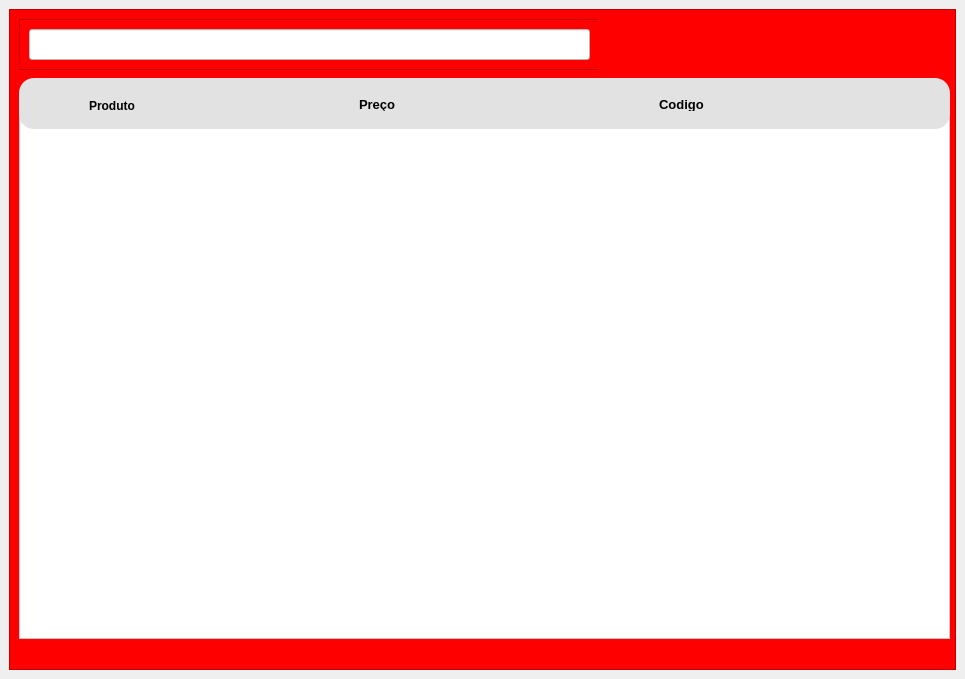
<?xml version="1.0" encoding="UTF-8"?>
<ui version="4.0">
 <class>MainWindow</class>
 <widget class="QMainWindow" name="MainWindow">
  <property name="geometry">
   <rect>
    <x>0</x>
    <y>0</y>
    <width>965</width>
    <height>679</height>
   </rect>
  </property>
  <property name="windowTitle">
   <string>MainWindow</string>
  </property>
  <widget class="QWidget" name="centralwidget">
   <layout class="QVBoxLayout" name="verticalLayout">
    <item>
     <widget class="QFrame" name="frame">
      <property name="styleSheet">
       <string notr="true">background-color: rgb(255, 0, 0);</string>
      </property>
      <property name="frameShape">
       <enum>QFrame::StyledPanel</enum>
      </property>
      <property name="frameShadow">
       <enum>QFrame::Raised</enum>
      </property>
      <widget class="QFrame" name="frame_2">
       <property name="geometry">
        <rect>
         <x>10</x>
         <y>10</y>
         <width>581</width>
         <height>51</height>
        </rect>
       </property>
       <property name="minimumSize">
        <size>
         <width>0</width>
         <height>4</height>
        </size>
       </property>
       <property name="maximumSize">
        <size>
         <width>16777215</width>
         <height>400</height>
        </size>
       </property>
       <property name="styleSheet">
        <string notr="true"/>
       </property>
       <property name="frameShape">
        <enum>QFrame::StyledPanel</enum>
       </property>
       <property name="frameShadow">
        <enum>QFrame::Raised</enum>
       </property>
       <layout class="QVBoxLayout" name="verticalLayout_3">
        <item>
         <widget class="QLineEdit" name="lineEdit">
          <property name="maximumSize">
           <size>
            <width>16777215</width>
            <height>90</height>
           </size>
          </property>
          <property name="font">
           <font>
            <pointsize>14</pointsize>
           </font>
          </property>
          <property name="styleSheet">
           <string notr="true">background-color: rgb(255, 255, 255);</string>
          </property>
         </widget>
        </item>
       </layout>
      </widget>
      <widget class="QTableWidget" name="tableWidget">
       <property name="geometry">
        <rect>
         <x>10</x>
         <y>99</y>
         <width>931</width>
         <height>531</height>
        </rect>
       </property>
       <property name="maximumSize">
        <size>
         <width>16777215</width>
         <height>550</height>
        </size>
       </property>
       <property name="styleSheet">
        <string notr="true">background-color: rgb(255, 255, 255);</string>
       </property>
      </widget>
      <widget class="QFrame" name="frame_3">
       <property name="geometry">
        <rect>
         <x>10</x>
         <y>69</y>
         <width>931</width>
         <height>51</height>
        </rect>
       </property>
       <property name="styleSheet">
        <string notr="true">background-color: rgb(226, 226, 226);
border-radius: 15px;</string>
       </property>
       <property name="frameShape">
        <enum>QFrame::StyledPanel</enum>
       </property>
       <property name="frameShadow">
        <enum>QFrame::Raised</enum>
       </property>
       <widget class="QLabel" name="label">
        <property name="geometry">
         <rect>
          <x>70</x>
          <y>20</y>
          <width>61</width>
          <height>16</height>
         </rect>
        </property>
        <property name="font">
         <font>
          <pointsize>9</pointsize>
          <weight>75</weight>
          <bold>true</bold>
         </font>
        </property>
        <property name="text">
         <string>Produto</string>
        </property>
       </widget>
       <widget class="QLabel" name="label_2">
        <property name="geometry">
         <rect>
          <x>340</x>
          <y>20</y>
          <width>47</width>
          <height>13</height>
         </rect>
        </property>
        <property name="font">
         <font>
          <pointsize>10</pointsize>
          <weight>75</weight>
          <bold>true</bold>
         </font>
        </property>
        <property name="text">
         <string>Preço</string>
        </property>
       </widget>
       <widget class="QLabel" name="label_3">
        <property name="geometry">
         <rect>
          <x>640</x>
          <y>20</y>
          <width>47</width>
          <height>13</height>
         </rect>
        </property>
        <property name="font">
         <font>
          <pointsize>10</pointsize>
          <weight>75</weight>
          <bold>true</bold>
         </font>
        </property>
        <property name="text">
         <string>Codigo</string>
        </property>
       </widget>
      </widget>
      <widget class="QLabel" name="label_4">
       <property name="geometry">
        <rect>
         <x>590</x>
         <y>10</y>
         <width>51</width>
         <height>51</height>
        </rect>
       </property>
       <property name="text">
        <string/>
       </property>
       <property name="pixmap">
        <pixmap>../Users/punk/Downloads/lupa_resized (1).png</pixmap>
       </property>
      </widget>
     </widget>
    </item>
   </layout>
  </widget>
  <widget class="QMenuBar" name="menubar">
   <property name="geometry">
    <rect>
     <x>0</x>
     <y>0</y>
     <width>965</width>
     <height>21</height>
    </rect>
   </property>
  </widget>
 </widget>
 <resources/>
 <connections/>
</ui>
